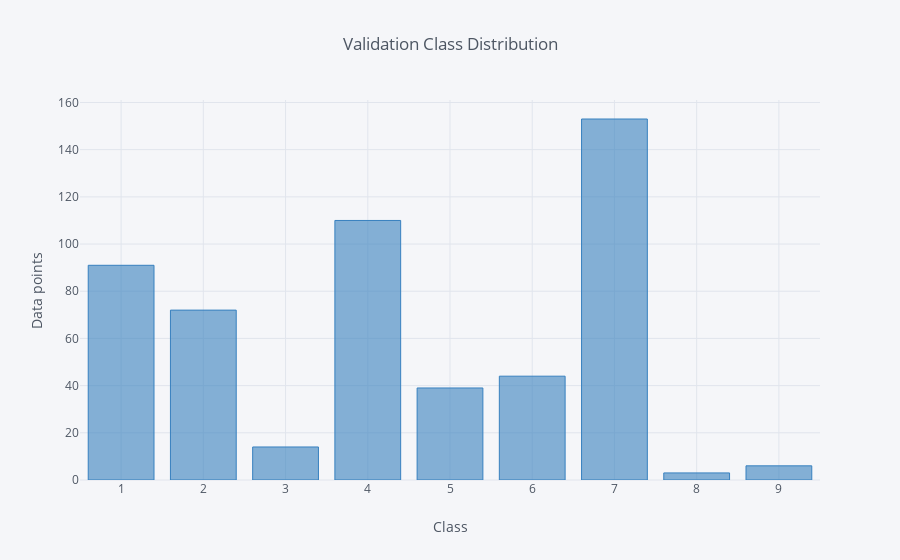

The notebook cell saved with this chart:
### Code cell
df_train= pd.DataFrame(cv_class_distribution)
df_train.iplot(kind = 'bar',xTitle='Class',yTitle='Data points',title = 'Validation Class Distribution',color = 'blue')

### Figure 1 — Plotly figure (JSON) as saved in the notebook; plotly's stock layout.template omitted (floating-point values rounded to 4 significant figures)
{"data": [{"marker": {"color": "rgba(55, 128, 191, 0.6)", "line": {"color": "rgba(55, 128, 191, 1.0)", "width": 1}}, "name": "Class", "orientation": "v", "text": "", "type": "bar", "uid": "ddc7abf0-9695-4b12-9de2-d31b2a0024f8", "x": [1, 2, 3, 4, 5, 6, 7, 8, 9], "y": [91, 72, 14, 110, 39, 44, 153, 3, 6]}], "layout": {"legend": {"bgcolor": "#F5F6F9", "font": {"color": "#4D5663"}}, "paper_bgcolor": "#F5F6F9", "plot_bgcolor": "#F5F6F9", "title": {"font": {"color": "#4D5663"}, "text": "Validation Class Distribution"}, "xaxis": {"gridcolor": "#E1E5ED", "showgrid": true, "tickfont": {"color": "#4D5663"}, "title": {"font": {"color": "#4D5663"}, "text": "Class"}, "zerolinecolor": "#E1E5ED"}, "yaxis": {"gridcolor": "#E1E5ED", "showgrid": true, "tickfont": {"color": "#4D5663"}, "title": {"font": {"color": "#4D5663"}, "text": "Data points"}, "zerolinecolor": "#E1E5ED"}}}
